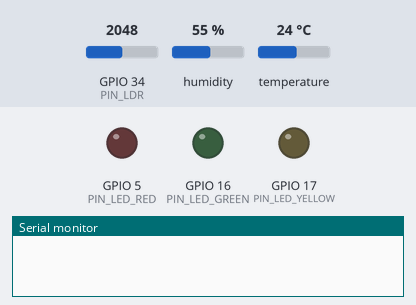
Simulated run of this program. Board: ESP32. Parts: output pins drawn as LEDs (lit = HIGH), the last lines printed to the serial monitor. The inputs (shaded band) are chosen by the test bench; at power-on: GPIO 34 (PIN_LDR) = 2048, humidity 55 %, temperature 24 °C. WiFi joins after 1.5 s; servers stay silent unless stated; uploads are accepted with an empty reply; no MQTT or app messages arrive unless stated.

Above: at 0.0 s.
At 1.1 s:
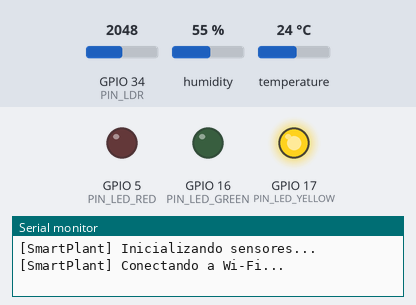
At 60.3 s:
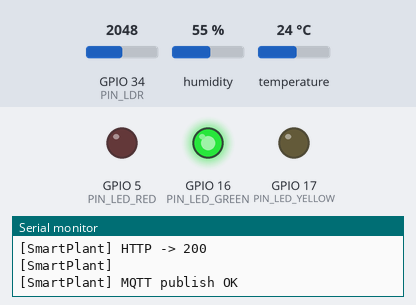
Timing chart, 0 to 61.8 s (numbered marks = the images above):
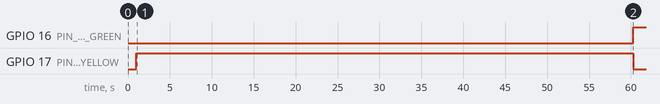

The program:

main.cpp
```cpp
#include <Arduino.h>
#include <WiFi.h>
#include <HTTPClient.h>
#include <PubSubClient.h>
#include <math.h>
#include "DHT.h"

#include "config.h"

#define DHTTYPE DHT11

DHT dht(PIN_DHT, DHTTYPE);
WiFiClient espClient;
PubSubClient mqttClient(espClient);

unsigned long lastSample = 0;
uint16_t samplingInterval = SAMPLING_SECONDS;  // se puede actualizar desde backend
unsigned long lastConfigFetch = 0;
const unsigned long CONFIG_REFRESH_MS = 5000;  // volver a pedir config cada 5s

enum Status {
    STATUS_IDLE,
    STATUS_OK,
    STATUS_WARN,
    STATUS_ERROR,
};

void logLine(const String& text) {
    Serial.println("[SmartPlant] " + text);
}

void setStatus(Status status) {
    digitalWrite(PIN_LED_GREEN, status == STATUS_OK ? HIGH : LOW);
    digitalWrite(PIN_LED_YELLOW, (status == STATUS_WARN || status == STATUS_IDLE) ? HIGH : LOW);
    digitalWrite(PIN_LED_RED, status == STATUS_ERROR ? HIGH : LOW);
}

void connectWifi() {
    if (WiFi.status() == WL_CONNECTED) {
        return;
    }

    WiFi.mode(WIFI_STA);
    WiFi.begin(WIFI_SSID, WIFI_PASS);
    logLine("Conectando a Wi-Fi...");
    uint8_t retries = 0;
    while (WiFi.status() != WL_CONNECTED && retries < 40) {
        delay(500);
        Serial.print(".");
        retries++;
    }
    Serial.println();
    if (WiFi.status() == WL_CONNECTED) {
        logLine("Wi-Fi conectado: " + WiFi.localIP().toString());
        setStatus(STATUS_IDLE);
    } else {
        logLine("No se pudo conectar a Wi-Fi");
        setStatus(STATUS_ERROR);
    }
}

void ensureMqtt() {
    if (!USE_MQTT) {
        return;
    }

    if (mqttClient.connected()) {
        return;
    }

    logLine("Conectando a MQTT...");
    String clientId = "SmartPlant-" + String((uint32_t)ESP.getEfuseMac(), HEX);
    bool connected = false;
    if (strlen(MQTT_USER) > 0) {
        connected = mqttClient.connect(clientId.c_str(), MQTT_USER, MQTT_PASS);
    } else {
        connected = mqttClient.connect(clientId.c_str());
    }

    if (connected) {
        logLine("MQTT conectado a " + String(MQTT_BROKER) + ":" + String(MQTT_PORT));
    } else {
        logLine("Error conectando MQTT, rc=" + String(mqttClient.state()));
        setStatus(STATUS_WARN);
    }
}

// Devuelve nivel de luz como porcentaje 0–100 (%), no lux reales.
// En TU conexión (por cómo se está comportando):
//   - Más luz → lectura ADC (raw) MÁS ALTA.
//   - Menos luz → lectura ADC (raw) MÁS BAJA.
// Así que NO invertimos: usamos la lectura directa normalizada
// y aplicamos la escala LUX_SCALE definida en config.h.
float readLux() {
    int raw = analogRead(PIN_LDR);  // 0–4095

    // Más luz → raw más alto → nivel (%) más alto.
    float level = static_cast<float>(raw) / 4095.0f;  // 0.0–1.0

    // Convertimos a porcentaje y aplicamos escala/offset de calibración.
    float lux = level * 100.0f * LUX_SCALE + LUX_OFFSET;

    if (lux < 0.0f) lux = 0.0f;
    if (lux > 100.0f) lux = 100.0f;  // Clamp a 0–100 %

    return lux;
}

String buildPayload(float temperature, float humidity, float lux) {
    String payload = "{";
    payload += "\"plantName\":\"" + String(PLANT_NAME) + "\",";
    payload += "\"location\":\"" + String(LOCATION) + "\",";
    payload += "\"temperature\":" + String(temperature, 2) + ",";
    payload += "\"humidity\":" + String(humidity, 2) + ",";
    payload += "\"illuminance\":" + String(lux, 0);
    payload += "}";
    return payload;
}

bool sendViaHttp(const String& payload) {
    if (!USE_HTTP) {
        return false;
    }
    HTTPClient http;
    http.begin(BACKEND_URL);
    http.addHeader("Content-Type", "application/json");
    int code = http.POST(payload);
    if (code > 0) {
        logLine("HTTP -> " + String(code));
        logLine(http.getString());
    } else {
        logLine("Error HTTP: " + String(code));
    }
    http.end();
    return code > 0 && code < 400;
}

bool sendViaMqtt(const String& payload) {
    if (!USE_MQTT) {
        return false;
    }
    if (!mqttClient.connected()) {
        ensureMqtt();
    }
    if (!mqttClient.connected()) {
        logLine("MQTT no disponible");
        return false;
    }

    bool ok = mqttClient.publish(MQTT_TOPIC, payload.c_str());
    logLine(ok ? "MQTT publish OK" : "MQTT publish falló");
    return ok;
}

bool fetchSamplingInterval() {
    if (!USE_HTTP) {
        return false;
    }
    HTTPClient http;
    http.begin(CONFIG_URL);
    int code = http.GET();
    if (code <= 0) {
        logLine("No se pudo leer config HTTP");
        http.end();
        return false;
    }
    String body = http.getString();
    http.end();

    int keyIdx = body.indexOf("\"samplingSeconds\"");
    if (keyIdx < 0) {
        logLine("Config sin samplingSeconds");
        return false;
    }
    int colon = body.indexOf(":", keyIdx);
    if (colon < 0) {
        return false;
    }
    int start = colon + 1;
    while (start < (int)body.length() && (body[start] == ' ' || body[start] == '\t')) {
        start++;
    }
    int end = start;
    while (end < (int)body.length() && isDigit(body[end])) {
        end++;
    }
    String num = body.substring(start, end);
    uint16_t val = num.toInt();
    if (val < 5 || val > 3600) {  // límites razonables
        logLine("samplingSeconds fuera de rango");
        return false;
    }
    samplingInterval = val;
    logLine("Intervalo desde backend: " + String(samplingInterval) + "s");
    return true;
}

bool sampleAndSend() {
    float humidity = dht.readHumidity();
    float temperature = dht.readTemperature();

    if (isnan(humidity) || isnan(temperature)) {
        logLine("Error leyendo DHT11");
        setStatus(STATUS_ERROR);
        return false;
    }

    float lux = readLux();
    logLine("Lecturas -> T: " + String(temperature, 1) + "C, H: " + String(humidity, 1) + "%, L: " + String(lux, 0) + " lux");

    if (WiFi.status() != WL_CONNECTED) {
        connectWifi();
        if (WiFi.status() != WL_CONNECTED) {
            logLine("Sin Wi-Fi, no se envía");
            setStatus(STATUS_ERROR);
            return false;
        }
    }

    String payload = buildPayload(temperature, humidity, lux);
    bool httpOk = sendViaHttp(payload);
    bool mqttOk = sendViaMqtt(payload);

    bool anyOk = httpOk || mqttOk;
    bool tempOk = temperature >= TEMP_MIN && temperature <= TEMP_MAX;
    bool humOk = humidity >= HUM_MIN && humidity <= HUM_MAX;
    bool luxOk = lux >= LUX_MIN && lux <= LUX_MAX;

    if (!anyOk) {
        setStatus(STATUS_ERROR);
    } else if (tempOk && humOk && luxOk) {
        setStatus(STATUS_OK);
    } else {
        setStatus(STATUS_WARN);
    }

    return anyOk;
}

void setup() {
    Serial.begin(115200);
    delay(1000);
    logLine("Inicializando sensores...");
    dht.begin();
    pinMode(PIN_LDR, INPUT);
    pinMode(PIN_LED_GREEN, OUTPUT);
    pinMode(PIN_LED_YELLOW, OUTPUT);
    pinMode(PIN_LED_RED, OUTPUT);
    setStatus(STATUS_IDLE);
    connectWifi();
    fetchSamplingInterval();
    lastConfigFetch = millis();
    mqttClient.setServer(MQTT_BROKER, MQTT_PORT);
}

void loop() {
    unsigned long now = millis();
    if (samplingInterval == 0) {
        samplingInterval = SAMPLING_SECONDS;
    }
    // Refrescar intervalo desde backend sin reiniciar
    if (now - lastConfigFetch >= CONFIG_REFRESH_MS) {
        fetchSamplingInterval();
        lastConfigFetch = now;
    }
    if (now - lastSample >= (unsigned long)samplingInterval * 1000UL) {
        lastSample = now;
        sampleAndSend();
    }

    if (WiFi.status() != WL_CONNECTED) {
        connectWifi();
    }

    if (USE_MQTT) {
        if (!mqttClient.connected()) {
            ensureMqtt();
        }
        mqttClient.loop();
    }

    delay(200);
}
```

config.h
```cpp
#pragma once

// Configuración Wi-Fi
static const char* WIFI_SSID = "Familia_Gomez";
static const char* WIFI_PASS = "1003103288";

// Envío de datos
static const bool USE_HTTP = true;
static const bool USE_MQTT = true;

// Endpoint del backend Flask (HTTP)
static const char* BACKEND_URL = "http://192.168.101.7:5000/api/observations";
static const char* CONFIG_URL = "http://192.168.101.7:5000/api/config";

// Broker MQTT
static const char* MQTT_BROKER = "192.168.101.7";
static const uint16_t MQTT_PORT = 1883;
static const char* MQTT_TOPIC = "smartplant/observations";
static const char* MQTT_USER = "";  // opcional
static const char* MQTT_PASS = "";  // opcional

// Metadatos de la planta
static const char* PLANT_NAME = "SmartPlant";
static const char* LOCATION = "Living Room";

// Intervalo de muestreo en segundos
static const uint16_t SAMPLING_SECONDS = 60;

// Pines de sensores
static const uint8_t PIN_DHT = 4;         // GPIO4
static const uint8_t PIN_LDR = 34;        // ADC1_CH6

// Pines para indicadores LED
static const uint8_t PIN_LED_GREEN = 16;
static const uint8_t PIN_LED_YELLOW = 17;
static const uint8_t PIN_LED_RED = 5;

// Umbrales básicos para mostrar alertas locales
// Nota: ahora la "luz" se maneja como porcentaje 0–100 (%), no como lux reales.
static const float TEMP_MIN = 18.0f;
static const float TEMP_MAX = 28.0f;
static const float HUM_MIN = 40.0f;
static const float HUM_MAX = 70.0f;
static const float LUX_MIN = 20.0f;   // 20 % de luz mínima aceptable
static const float LUX_MAX = 80.0f;   // 80 % de luz máxima antes de considerar "mucha luz"

// Ya no se intenta calibrar a lux físicos, solo porcentaje relativo.
// LUX_SCALE permite bajar o subir la escala sin tocar el código:
//   - Si en luz normal ves ~98 %, baja LUX_SCALE (ej: 0.7) para que quede ~70 %.
static const float LUX_SCALE = 0.7f;
static const float LUX_OFFSET = 0.0f;
```

Measured:
- by itself, GPIO 16 (PIN_LED_GREEN): LOW → HIGH at 60.3 s
- by itself, GPIO 17 (PIN_LED_YELLOW): HIGH → LOW at 60.3 s
